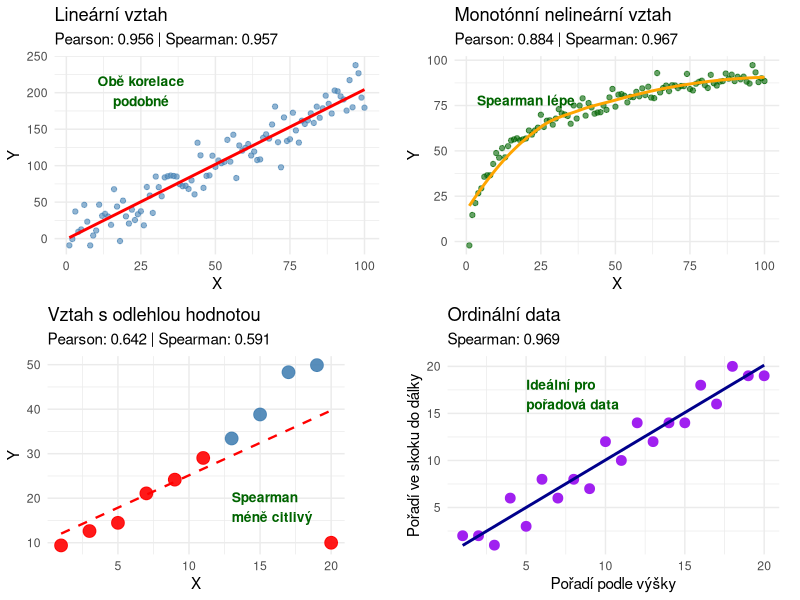

Reproduce this figure in R.
## ---- chunk 1
#| label: fig-spearman-examples
#| fig-cap: "Porovnání Pearsonova a Spearmanova korelačního koeficientu"
#| warning: false
#| fig-height: 10

library(ggplot2)
library(gridExtra)
set.seed(123)

# 1. Lineární vztah - obě korelace podobné
data_linear <- data.frame(
  x = seq(1, 100, length.out = 100),
  y = 2 * seq(1, 100, length.out = 100) + rnorm(100, 0, 20)
)
pearson_linear <- cor(data_linear$x, data_linear$y, method = "pearson")
spearman_linear <- cor(data_linear$x, data_linear$y, method = "spearman")

p1 <- ggplot(data_linear, aes(x = x, y = y)) +
  geom_point(color = "steelblue", alpha = 0.6) +
  geom_smooth(method = "lm", se = FALSE, color = "red") +
  labs(
    title = "Lineární vztah",
    subtitle = sprintf("Pearson: %.3f | Spearman: %.3f", pearson_linear, spearman_linear),
    x = "X",
    y = "Y"
  ) +
  theme_minimal() +
  theme(plot.margin = margin(5, 15, 5, 5)) +
  annotate("text", x = 25, y = max(data_linear$y) * 0.85,
           label = "Obě korelace\npodobné", color = "darkgreen",
           fontface = "bold", size = 3.5)

# 2. Monotónní nelineární vztah - Spearman lepší
data_mono <- data.frame(
  x = seq(1, 100, length.out = 100),
  y = log(seq(1, 100, length.out = 100)) * 20 + rnorm(100, 0, 3)
)
pearson_mono <- cor(data_mono$x, data_mono$y, method = "pearson")
spearman_mono <- cor(data_mono$x, data_mono$y, method = "spearman")

p2 <- ggplot(data_mono, aes(x = x, y = y)) +
  geom_point(color = "darkgreen", alpha = 0.6) +
  geom_smooth(method = "loess", se = FALSE, color = "orange") +
  labs(
    title = "Monotónní nelineární vztah",
    subtitle = sprintf("Pearson: %.3f | Spearman: %.3f", pearson_mono, spearman_mono),
    x = "X",
    y = "Y"
  ) +
  theme_minimal() +
  theme(plot.margin = margin(5, 15, 5, 5)) +
  annotate("text", x = 20, y = max(data_mono$y) * 0.8,
           label = "Spearman lépe", color = "darkgreen",
           fontface = "bold", size = 3.5)

# 3. Vztah s odlehlou hodnotou - Spearman robustnější (ještě méně bodů!)
x_vals <- c(1, 3, 5, 7, 9, 11, 13, 15, 17, 19)
y_vals <- c(5, 10, 15, 20, 25, 30, 35, 40, 45, 50) + rnorm(10, 0, 2)
data_outlier <- data.frame(
  x = c(x_vals, 20),
  y = c(y_vals, 10)  # outlier - měl by být kolem 55, ale je 10
)
pearson_outlier <- cor(data_outlier$x, data_outlier$y, method = "pearson")
spearman_outlier <- cor(data_outlier$x, data_outlier$y, method = "spearman")

p3 <- ggplot(data_outlier, aes(x = x, y = y)) +
  geom_point(aes(color = y < 30), alpha = 0.9, size = 4) +
  scale_color_manual(values = c("steelblue", "red")) +
  geom_smooth(method = "lm", se = FALSE, color = "red", linetype = "dashed", size = 0.8) +
  labs(
    title = "Vztah s odlehlou hodnotou",
    subtitle = sprintf("Pearson: %.3f | Spearman: %.3f", pearson_outlier, spearman_outlier),
    x = "X",
    y = "Y"
  ) +
  theme_minimal() +
  theme(
    legend.position = "none",
    plot.margin = margin(5, 40, 5, 5)
  ) +
  annotate("text", x = 13, y = 18,
           label = "Spearman\nméně citlivý", color = "darkgreen",
           fontface = "bold", hjust = 0, size = 3.5)

# 4. Příklad s ordinálními daty - výška a skok
data_ordinal <- data.frame(
  porad_vyska = 1:20,
  porad_skok = c(1, 3, 2, 5, 4, 7, 6, 9, 8, 11, 10, 13, 12, 15, 14, 17, 16, 19, 18, 20) +
                 sample(-1:1, 20, replace = TRUE)
)
data_ordinal$porad_skok <- pmin(20, pmax(1, data_ordinal$porad_skok))
spearman_ordinal <- cor(data_ordinal$porad_vyska, data_ordinal$porad_skok, method = "spearman")

p4 <- ggplot(data_ordinal, aes(x = porad_vyska, y = porad_skok)) +
  geom_point(color = "purple", size = 3) +
  geom_smooth(method = "lm", se = FALSE, color = "darkblue") +
  labs(
    title = "Ordinální data",
    subtitle = sprintf("Spearman: %.3f", spearman_ordinal),
    x = "Pořadí podle výšky",
    y = "Pořadí ve skoku do dálky"
  ) +
  theme_minimal() +
  theme(plot.margin = margin(5, 15, 5, 5)) +
  scale_x_continuous(breaks = seq(0, 20, 5)) +
  scale_y_continuous(breaks = seq(0, 20, 5)) +
  annotate("text", x = 5, y = 17,
           label = "Ideální pro\npořadová data", color = "darkgreen",
           fontface = "bold", hjust = 0, size = 3.5)

# Uspořádání grafů
gridExtra::grid.arrange(p1, p2, p3, p4, ncol = 2)
